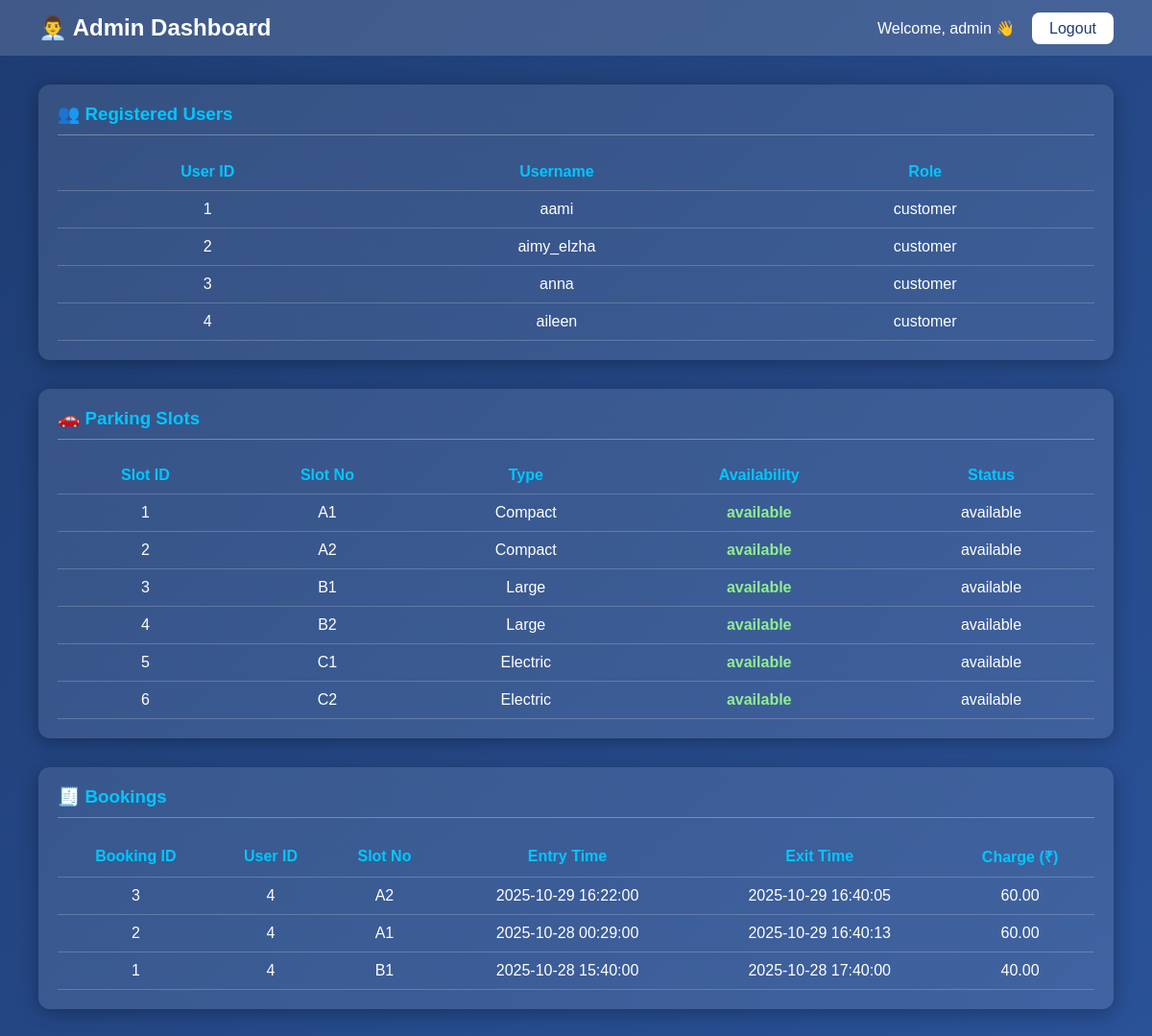
/admin_dashboard.php (signed in), run on the app's committed database.
### tables this page shows
CREATE TABLE IF NOT EXISTS `users` (
  `user_id` int(11) NOT NULL AUTO_INCREMENT,
  `username` varchar(50) NOT NULL,
  `email` varchar(100) DEFAULT NULL,
  `password` varchar(255) NOT NULL,
  `role` varchar(20) DEFAULT 'customer',
  `created_at` timestamp NOT NULL DEFAULT current_timestamp(),
  PRIMARY KEY (`user_id`),
  UNIQUE KEY `username` (`username`)
);

CREATE TABLE IF NOT EXISTS `parking_slots` (
  `slot_id` int(11) NOT NULL AUTO_INCREMENT,
  `slot_no` varchar(10) NOT NULL,
  `slot_type` varchar(15) NOT NULL DEFAULT 'Standard',
  `availability` varchar(15) NOT NULL DEFAULT 'available',
  `location` varchar(50) NOT NULL DEFAULT 'Ground Floor',
  `status` enum('available','booked') DEFAULT 'available',
  `is_occupied` tinyint(1) DEFAULT 0,
  `price_per_hour` decimal(6,2) DEFAULT 20.00,
  PRIMARY KEY (`slot_id`),
  UNIQUE KEY `slot_no` (`slot_no`)
);

CREATE TABLE IF NOT EXISTS `booking` (
  `booking_id` int(11) NOT NULL AUTO_INCREMENT,
  `user_id` int(11) DEFAULT NULL,
  `slot_no` varchar(10) DEFAULT NULL,
  `slot_id` int(11) DEFAULT NULL,
  `entry_time` datetime DEFAULT NULL,
  `exit_time` datetime DEFAULT NULL,
  `charge` decimal(6,2) DEFAULT NULL,
  `total_cost` decimal(6,2) DEFAULT NULL,
  `payment_status` varchar(20) DEFAULT 'Pending',
  PRIMARY KEY (`booking_id`),
  KEY `user_id` (`user_id`),
  CONSTRAINT `booking_ibfk_1` FOREIGN KEY (`user_id`) REFERENCES `users` (`user_id`) ON DELETE SET NULL
);

### admin_dashboard.php (the view, shortened to what this page needs)
<?php
include 'db.php';
$admin_name = $_SESSION['admin_username'];
?>
<!DOCTYPE html>
<html lang="en">
<head>
</head>
<body>
<div class="header">
  <h2>👨‍💼 Admin Dashboard</h2>
  <div>
    <span>Welcome, <?= htmlspecialchars($admin_name) ?> 👋</span>
    <a href="admin_logout.php">Logout</a>
  </div>
</div>
<div class="container">
  <div class="card">
    <h3>👥 Registered Users</h3>
    <table>
      <tr>
        <th>User ID</th>
        <th>Username</th>
        <th>Role</th>
      </tr>
      <?php
      $users = $conn->query("SELECT user_id, username, role FROM users");
      if ($users && $users->num_rows > 0) {
          while ($row = $users->fetch_assoc()) {
              echo "<tr>
                      <td>{$row['user_id']}</td>
                      <td>{$row['username']}</td>
                      <td>{$row['role']}</td>
                    </tr>";
          }
      } else {
          echo "<tr><td colspan='3' class='no-data'>No users found.</td></tr>";
      }
      ?>
    </table>
  </div>
  <div class="card">
    <h3>🚗 Parking Slots</h3>
    <table>
      <tr>
        <th>Slot ID</th>
        <th>Slot No</th>
        <th>Type</th>
        <th>Availability</th>
        <th>Status</th>
      </tr>
      <?php
      $slots = $conn->query("SELECT * FROM parking_slots");
      if ($slots && $slots->num_rows > 0) {
          while ($row = $slots->fetch_assoc()) {
              $availClass = $row['availability'] === 'available' ? 'status-available' : 'status-booked';
              echo "<tr>
                      <td>{$row['slot_id']}</td>
                      <td>{$row['slot_no']}</td>
                      <td>{$row['slot_type']}</td>
                      <td class='{$availClass}'>{$row['availability']}</td>
                      <td>{$row['status']}</td>
                    </tr>";
          }
      } else {
          echo "<tr><td colspan='5' class='no-data'>No parking slots found.</td></tr>";
      }
      ?>
    </table>
  </div>
  <div class="card">
    <h3>🧾 Bookings</h3>
    <table>
      <tr>
        <th>Booking ID</th>
        <th>User ID</th>
        <th>Slot No</th>
        <th>Entry Time</th>
        <th>Exit Time</th>
        <th>Charge (₹)</th>
      </tr>
      <?php
      $bookings = $conn->query("SELECT * FROM booking ORDER BY booking_id DESC");
      if ($bookings && $bookings->num_rows > 0) {
          while ($row = $bookings->fetch_assoc()) {
              echo "<tr>
                      <td>{$row['booking_id']}</td>
                      <td>{$row['user_id']}</td>
                      <td>{$row['slot_no']}</td>
                      <td>{$row['entry_time']}</td>
                      <td>{$row['exit_time']}</td>
                      <td>{$row['charge']}</td>
                    </tr>";
          }
      } else {
          echo "<tr><td colspan='6' class='no-data'>No bookings found.</td></tr>";
      }
      ?>
    </table>
  </div>
</div>
</body>
</html>

### admin_dashboard.php (style rules this page uses)
body { font-family: 'Poppins', sans-serif; background: linear-gradient(135deg, #1e3c72, #2a5298); color: white; margin: 0; padding: 0; }
.header { background: rgba(255,255,255,0.15); padding: 15px 40px; display: flex; justify-content: space-between; align-items: center; }
.header h2 { margin: 0; }
.header a { background: white; color: #1e3c72; text-decoration: none; padding: 8px 18px; border-radius: 8px; transition: 0.3s; }
.container { padding: 30px 40px; }
.card { background: rgba(255,255,255,0.1); border-radius: 12px; padding: 20px; margin-bottom: 30px; box-shadow: 0 4px 20px rgba(0,0,0,0.3); }
.card h3 { margin-top: 0; color: #00c6ff; border-bottom: 1px solid rgba(255,255,255,0.3); padding-bottom: 10px; }
table { width: 100%; border-collapse: collapse; margin-top: 10px; }
th, td { padding: 10px; text-align: center; border-bottom: 1px solid rgba(255,255,255,0.2); }
th { color: #00c6ff; }
.status-available { color: #90ee90; font-weight: bold; }

### data on the page
users: user_id "1", username "aami", role "customer"
users: user_id "2", username "aimy_elzha", role "customer"
users: user_id "3", username "anna", role "customer"
users: user_id "4", username "aileen", role "customer"
parking_slots: slot_id "1", slot_no "A1", slot_type "Compact", availability "available", status "available"
parking_slots: slot_id "2", slot_no "A2", slot_type "Compact", availability "available", status "available"
parking_slots: slot_id "3", slot_no "B1", slot_type "Large", availability "available", status "available"
parking_slots: slot_id "4", slot_no "B2", slot_type "Large", availability "available", status "available"
parking_slots: slot_id "5", slot_no "C1", slot_type "Electric", availability "available", status "available"
parking_slots: slot_id "6", slot_no "C2", slot_type "Electric", availability "available", status "available"
booking: booking_id "3", user "4", slot_no "A2", entry_time "2025-10-29 16:22:00", exit_time "2025-10-29 16:40:05", charge "60.00"
booking: booking_id "2", user "4", slot_no "A1", entry_time "2025-10-28 00:29:00", exit_time "2025-10-29 16:40:13", charge "60.00"
booking: booking_id "1", user "4", slot_no "B1", entry_time "2025-10-28 15:40:00", exit_time "2025-10-28 17:40:00", charge "40.00"

### other printed values
$admin_name "admin"
